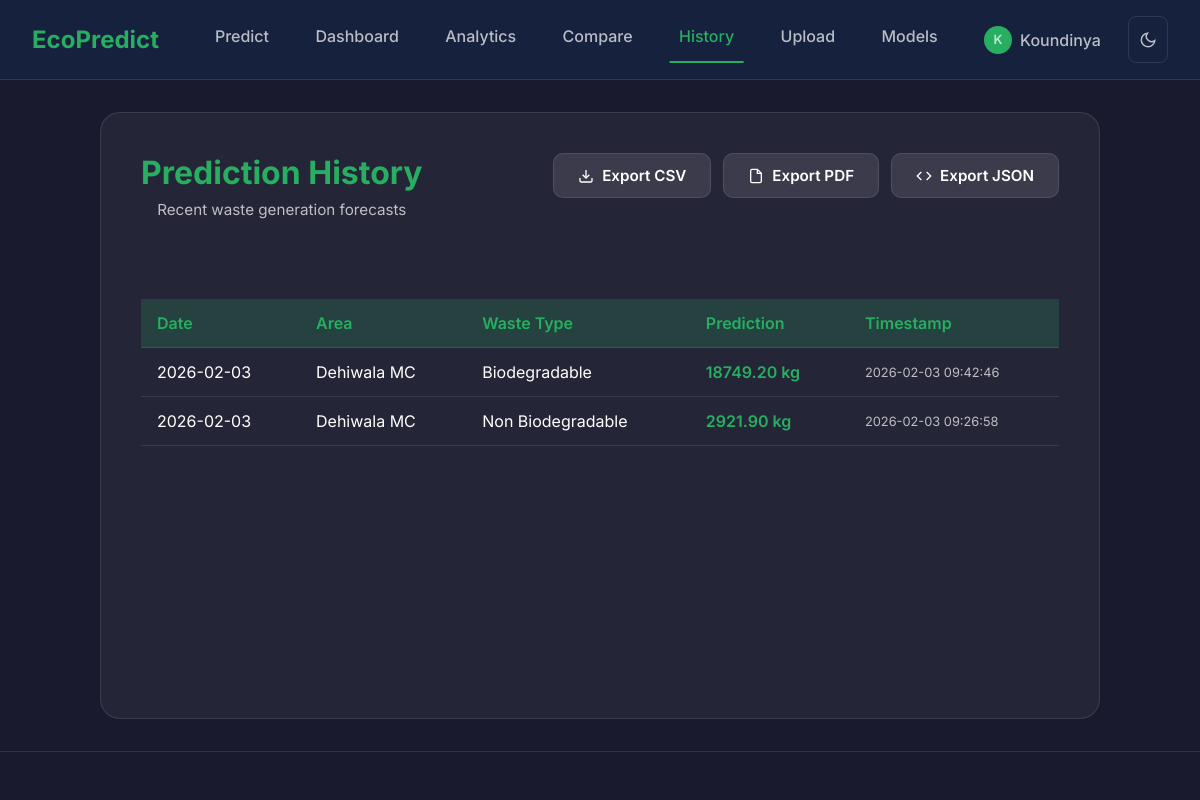
Screenshot of /history (signed in) with the database file from the repository.
### tables this page shows
CREATE TABLE users (
                    id INTEGER PRIMARY KEY AUTOINCREMENT,
                    username TEXT UNIQUE NOT NULL,
                    email TEXT UNIQUE NOT NULL,
                    password_hash TEXT NOT NULL,
                    created_at TIMESTAMP DEFAULT CURRENT_TIMESTAMP,
                    is_admin INTEGER DEFAULT 0
                );

CREATE TABLE prediction_logs (
            id INTEGER PRIMARY KEY AUTOINCREMENT,
            timestamp DATETIME DEFAULT CURRENT_TIMESTAMP,
            area TEXT,
            waste_type TEXT,
            prediction_date TEXT,
            predicted_weight_kg REAL
        , user_id INTEGER);

### app.py (the view)
    @app.route('/history')
    def history():
        logs = []
        try:
            user_id = session.get('user_id')
            if user_id:
                logs = app.db.execute_query(
                    "SELECT * FROM prediction_logs WHERE user_id = ? ORDER BY id DESC LIMIT 50",
                    (user_id,),
                    fetch_all=True,
                    row_factory=sqlite3.Row
                )
            else:
                logs = app.db.execute_query(
                    "SELECT * FROM prediction_logs ORDER BY id DESC LIMIT 50",
                    fetch_all=True,
                    row_factory=sqlite3.Row
                )
        except DatabaseError as e:
            app.logger.error(f"Failed to fetch history: {e}")
        return render_template('history.html', history=logs)

### auth.py (called while the page is built)
def get_current_user(db):
    if 'user_id' not in session:
        return None
    try:
        result = db.execute_query(
            'SELECT id, username, email, is_admin FROM users WHERE id = ?',
            (session['user_id'],),
            fetch_one=True
        )
        if result:
            return {
                'id': result[0],
                'username': result[1],
                'email': result[2],
                'is_admin': result[3]
            }
    except Exception as e:
        logger.error(f"Error fetching user: {e}")
    return None

### database.py (called while the page is built)
    @contextmanager
    def get_connection(self, row_factory=None):
        conn = None
        try:
            conn = sqlite3.connect(self.db_path)
            if row_factory:
                conn.row_factory = row_factory
            yield conn
            conn.commit()
        except sqlite3.Error as e:
            logger.error(f"Database error: {e}")
            if conn:
                conn.rollback()
            raise DatabaseError(f"Database operation failed: {e}")
        finally:
            if conn:
                conn.close()

    def execute_query(self, query, params=None, fetch_one=False, fetch_all=False, row_factory=None):
        with self.get_connection(row_factory=row_factory) as conn:
            cursor = conn.cursor()
            if params:
                cursor.execute(query, params)
            else:
                cursor.execute(query)
            if fetch_one:
                return cursor.fetchone()
            elif fetch_all:
                return cursor.fetchall()
            return None

### templates/history.html (shortened to what this page needs)
{% extends "base.html" %}
{% block content %}
<div class="container history-container">
    <div class="page-header">
        <div>
            <h1>Prediction History</h1>
            <p class="subtitle">Recent waste generation forecasts</p>
        </div>
        <div class="export-buttons">
            <a href="{{ url_for('exports.export_csv') }}" class="btn btn-secondary">
                <svg xmlns="http://www.w3.org/2000/svg" width="16" height="16" viewBox="0 0 24 24" fill="none"
                    stroke="currentColor" stroke-width="2">
                    <path d="M21 15v4a2 2 0 0 1-2 2H5a2 2 0 0 1-2-2v-4"></path>
                    <polyline points="7 10 12 15 17 10"></polyline>
                    <line x1="12" y1="15" x2="12" y2="3"></line>
                </svg>
                Export CSV
            </a>
            <a href="{{ url_for('exports.export_pdf') }}" class="btn btn-secondary">
                <svg xmlns="http://www.w3.org/2000/svg" width="16" height="16" viewBox="0 0 24 24" fill="none"
                    stroke="currentColor" stroke-width="2">
                    <path d="M14 2H6a2 2 0 0 0-2 2v16a2 2 0 0 0 2 2h12a2 2 0 0 0 2-2V8z"></path>
                    <polyline points="14 2 14 8 20 8"></polyline>
                </svg>
                Export PDF
            </a>
            <a href="{{ url_for('exports.export_json') }}" class="btn btn-secondary">
                <svg xmlns="http://www.w3.org/2000/svg" width="16" height="16" viewBox="0 0 24 24" fill="none"
                    stroke="currentColor" stroke-width="2">
                    <polyline points="16 18 22 12 16 6"></polyline>
                    <polyline points="8 6 2 12 8 18"></polyline>
                </svg>
                Export JSON
            </a>
        </div>
    </div>
    {% if history %}
    <div class="table-container">
        <table>
            <thead>
                <tr>
                    <th>Date</th>
                    <th>Area</th>
                    <th>Waste Type</th>
                    <th>Prediction</th>
                    <th>Timestamp</th>
                </tr>
            </thead>
            <tbody>
                {% for row in history %}
                <tr>
                    <td>{{ row['prediction_date'] }}</td>
                    <td>{{ row['area'] }}</td>
                    <td>{{ row['waste_type'] }}</td>
                    <td class="prediction-value">{{ "%.2f"|format(row['predicted_weight_kg']) }} kg</td>
                    <td class="timestamp">{{ row['timestamp'] }}</td>
                </tr>
                {% endfor %}
            </tbody>
        </table>
    </div>
    {% endif %}
</div>
{% endblock %}

### templates/base.html (shortened to what this page needs)
<!DOCTYPE html>
<html lang="en" data-theme="{{ theme }}">
<head>
    <link rel="stylesheet" href="{{ url_for('static', filename='css/style.css') }}">
</head>
<body class="{{ theme }}-theme">
    <nav class="navbar">
        <a href="/" class="logo">EcoPredict</a>
        <div class="nav-links">
            <a href="/" class="{{ 'active' if request.path == '/' else '' }}">Predict</a>
            <a href="/dashboard" class="{{ 'active' if request.path == '/dashboard' else '' }}">Dashboard</a>
            <a href="/analytics" class="{{ 'active' if request.path == '/analytics' else '' }}">Analytics</a>
            <a href="/compare" class="{{ 'active' if request.path == '/compare' else '' }}">Compare</a>
            <a href="/history" class="{{ 'active' if request.path == '/history' else '' }}">History</a>
            <a href="/upload" class="{{ 'active' if '/upload' in request.path else '' }}">Upload</a>
            <a href="/models" class="{{ 'active' if request.path == '/models' else '' }}">Models</a>
            {% if current_user %}
            <div class="nav-dropdown">
                <a href="{{ url_for('auth.profile') }}" class="nav-user">
                    <span class="user-avatar">{{ current_user.username[0].upper() }}</span>
                    {{ current_user.username }}
                </a>
            </div>
            {% else %}
            <a href="{{ url_for('auth.login') }}" class="btn-nav">Login</a>
            {% endif %}
            <button class="theme-toggle" onclick="toggleTheme()" title="Toggle theme">
                <svg class="moon-icon" xmlns="http://www.w3.org/2000/svg" width="18" height="18" viewBox="0 0 24 24"
                    fill="none" stroke="currentColor" stroke-width="2">
                    <path d="M21 12.79A9 9 0 1 1 11.21 3 7 7 0 0 0 21 12.79z"></path>
                </svg>
            </button>
        </div>
    </nav>
    <div class="main-wrapper">
        {% block content %}{% endblock %}
    </div>
    <footer>
    </footer>
</body>
</html>

### static/css/style.css (style rules this page uses)
:root { --primary-color: #27ae60; --secondary-color: #2ecc71; --accent-color: #1abc9c; --bg-color: #1a1a2e; --card-bg: rgba(255, 255, 255, 0.05); --card-border: rgba(255, 255, 255, 0.1); --text-primary: #ffffff; --text-secondary: rgba(255, 255, 255, 0.7); --nav-bg: #16213e; --error-color: #e74c3c; --warning-color: #f39c12; }
* { margin: 0; padding: 0; box-sizing: border-box; }
body { font-family: 'Inter', -apple-system, BlinkMacSystemFont, 'Segoe UI', sans-serif; background: var(--bg-color); min-height: 100vh; color: var(--text-primary); display: flex; flex-direction: column; }
.navbar { background: var(--nav-bg); padding: 1rem 2rem; display: flex; justify-content: space-between; align-items: center; border-bottom: 1px solid rgba(255, 255, 255, 0.1); position: sticky; top: 0; z-index: 1000; animation: slideDown 0.5s ease; }
.navbar .logo { font-weight: 700; font-size: 1.5rem; color: var(--primary-color); text-decoration: none; display: flex; align-items: center; gap: 0.5rem; transition: transform 0.3s; }
.nav-links { display: flex; gap: 0.5rem; }
.nav-links a { text-decoration: none; color: var(--text-secondary); font-weight: 500; padding: 0.6rem 1.2rem; border-radius: 8px; transition: all 0.3s ease; position: relative; overflow: hidden; }
.nav-links a::before { content: ''; position: absolute; bottom: 0; left: 50%; width: 0; height: 2px; background: var(--primary-color); transition: all 0.3s; transform: translateX(-50%); }
.nav-links a:hover::before, .nav-links a.active::before { width: 80%; }
.nav-links a.active { color: var(--primary-color); }
.main-wrapper { flex: 1; display: flex; justify-content: center; padding: 2rem; overflow-y: auto; animation: fadeInUp 0.6s ease; }
.container, .predict-container { background: var(--card-bg); border: 1px solid var(--card-border); padding: 2.5rem; border-radius: 20px; width: 100%; max-width: 500px; text-align: center; transition: transform 0.3s; }
h1 { color: var(--primary-color); margin-bottom: 0.5rem; font-size: 2rem; animation: fadeIn 0.8s ease; }
.subtitle { color: var(--text-secondary); margin-bottom: 2rem; font-size: 0.95rem; animation: fadeIn 1s ease; }
button { width: 100%; padding: 16px; background: var(--primary-color); color: white; border: none; border-radius: 12px; margin-top: 1rem; cursor: pointer; font-size: 1.1rem; font-weight: 600; transition: background 0.2s; }
table { width: 100%; border-collapse: collapse; margin-top: 1rem; }
th, td { padding: 14px 16px; text-align: left; border-bottom: 1px solid var(--card-border); transition: background 0.3s; }
th { background: rgba(39, 174, 96, 0.2); color: var(--primary-color); font-weight: 600; }
tr { transition: all 0.3s; }
footer { text-align: center; padding: 1.5rem; color: var(--text-secondary); font-size: 0.85rem; border-top: 1px solid var(--card-border); animation: fadeIn 1s ease; }
.ripple { position: relative; overflow: hidden; }
.ripple::after { content: ''; position: absolute; top: 50%; left: 50%; width: 0; height: 0; background: rgba(255, 255, 255, 0.3); border-radius: 50%; transform: translate(-50%, -50%); transition: width 0.6s, height 0.6s; }
.btn { display: inline-flex; align-items: center; gap: 0.5rem; padding: 12px 24px; border-radius: 10px; font-weight: 600; text-decoration: none; transition: all 0.3s; cursor: pointer; border: none; font-size: 0.95rem; }
.btn-secondary { background: rgba(255, 255, 255, 0.1); color: var(--text-primary); border: 1px solid var(--card-border); }
.nav-user { display: flex; align-items: center; gap: 0.5rem; }
.user-avatar { width: 28px; height: 28px; background: var(--primary-color); border-radius: 50%; display: flex; align-items: center; justify-content: center; font-size: 0.8rem; font-weight: 600; }
.page-header { display: flex; justify-content: space-between; align-items: flex-start; margin-bottom: 2rem; }
.export-buttons { display: flex; gap: 0.75rem; }
.history-container { max-width: 1000px; }
.table-container { overflow-x: auto; }
.prediction-value { font-weight: 600; color: var(--primary-color); }
.timestamp { font-size: 0.8rem; color: var(--text-secondary); }
.theme-toggle { background: transparent; border: 1px solid var(--card-border); border-radius: 8px; padding: 6px 10px; cursor: pointer; color: var(--text-secondary); transition: all 0.3s; display: flex; align-items: center; width: auto; margin: 0; }
.dark-theme .moon-icon { display: block; }
.nav-dropdown { position: relative; }

### rows the page displays
users: username "K", username "Koundinya"
prediction_logs: prediction_date "2026-02-03", area "Dehiwala MC", waste_type "Biodegradable", predicted_weight_kg "18749.20", timestamp "2026-02-03 09:42:46"
prediction_logs: prediction_date "2026-02-03", area "Dehiwala MC", waste_type "Non Biodegradable", predicted_weight_kg "2921.90", timestamp "2026-02-03 09:26:58"
